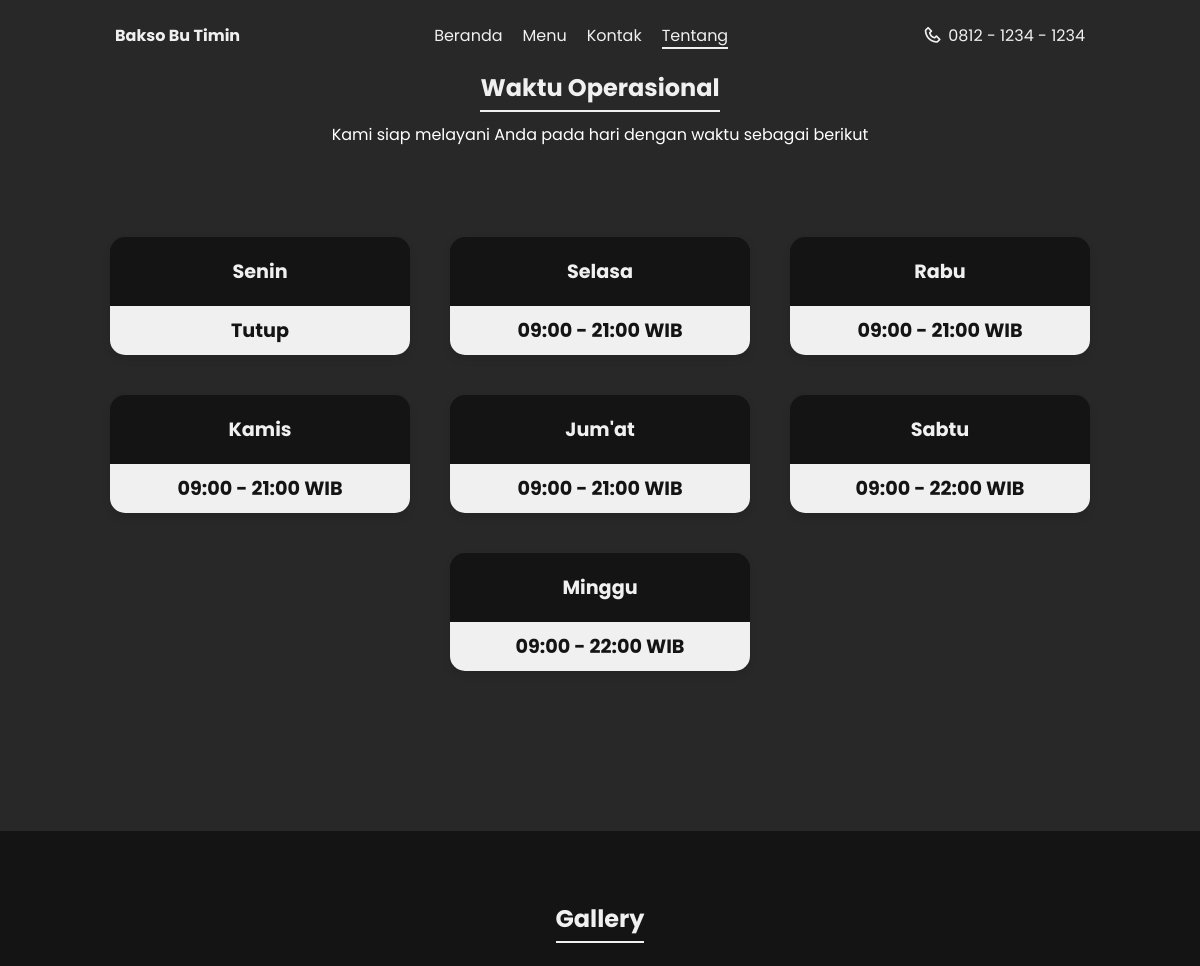
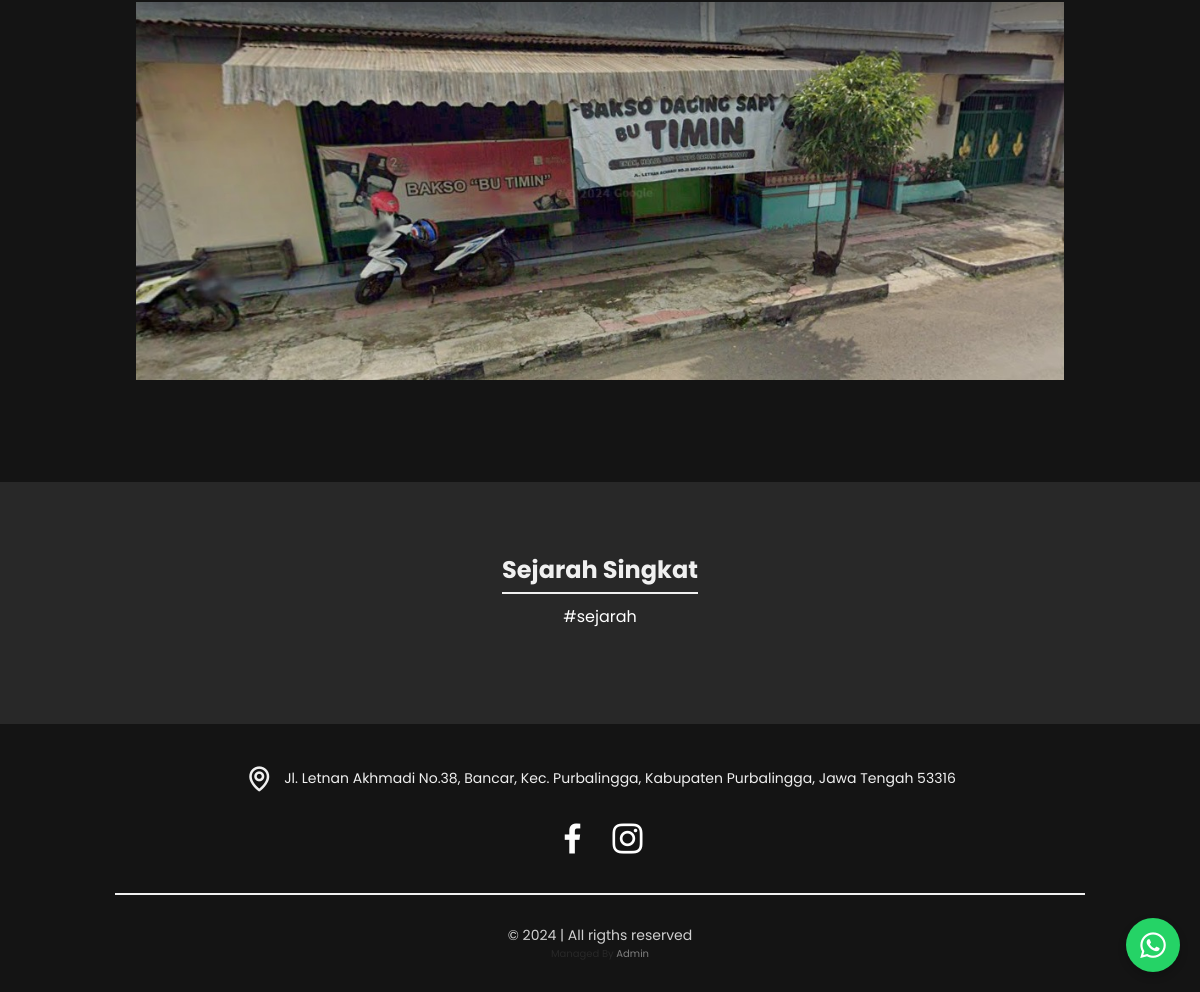
The app's page /tentang with its own data (2 pictures, top to bottom).
### tables this page shows
CREATE TABLE `info_web` (
  `id_info` int(11) NOT NULL,
  `nama_website` varchar(255) DEFAULT NULL,
  `whatsapp` varchar(20) DEFAULT NULL,
  `whatsapp_link` varchar(255) DEFAULT NULL,
  `facebook` varchar(255) DEFAULT NULL,
  `instagram` varchar(255) DEFAULT NULL,
  `alamat` varchar(255) DEFAULT NULL,
  `gmaps` text DEFAULT NULL,
  `shopeefood` varchar(255) DEFAULT NULL,
  `grabfood` varchar(255) DEFAULT NULL,
  `gofood` varchar(255) DEFAULT NULL,
  `sejarah` text DEFAULT NULL
);

CREATE TABLE `waktu_operasional` (
  `id` int(11) NOT NULL,
  `senin` varchar(50) DEFAULT NULL,
  `selasa` varchar(50) DEFAULT NULL,
  `rabu` varchar(50) DEFAULT NULL,
  `kamis` varchar(50) DEFAULT NULL,
  `jumat` varchar(50) DEFAULT NULL,
  `sabtu` varchar(50) DEFAULT NULL,
  `minggu` varchar(50) DEFAULT NULL
);

CREATE TABLE `cms_gallery` (
  `id` int(11) NOT NULL,
  `gambar` varchar(255) DEFAULT NULL
);

### page/tentang.php (the view, shortened to what this page needs)
<?php include 'template/header.php'; ?>
<?php
$sql = "SELECT * FROM waktu_operasional WHERE id = 1";
$result = $koneksi->query($sql);
if ($result->num_rows > 0) {
    $row = $result->fetch_assoc();
} else {
    $row = [];
}
?>
<?php
$sql = "SELECT * FROM cms_gallery";
$hasil = $koneksi->query($sql);
$menu_items = [];
if ($hasil->num_rows > 0) {
    while ($item = $hasil->fetch_assoc()) {
        $menu_items[] = $item;
    }
} else {
    echo "0 results";
}
?>
<main>
    <section class="section black1">
        <h1 class="garisbawah">Waktu Operasional</h1>
        <p class="penjelasan">Kami siap melayani Anda pada hari dengan waktu sebagai berikut</p>
        <div class="section card-container">
            <div class="card">
                <div class="card-hari">Senin</div>
                <div class="card-waktu"><?php echo isset($row['senin']) ? $row['senin'] : 'Data tidak tersedia'; ?></div>
            </div>
            <div class="card">
                <div class="card-hari">Selasa</div>
                <div class="card-waktu"><?php echo isset($row['selasa']) ? $row['selasa'] : 'Data tidak tersedia'; ?></div>
            </div>
            <div class="card">
                <div class="card-hari">Rabu</div>
                <div class="card-waktu"><?php echo isset($row['rabu']) ? $row['rabu'] : 'Data tidak tersedia'; ?></div>
            </div>
            <div class="card">
                <div class="card-hari">Kamis</div>
                <div class="card-waktu"><?php echo isset($row['kamis']) ? $row['kamis'] : 'Data tidak tersedia'; ?></div>
            </div>
            <div class="card">
                <div class="card-hari">Jum'at</div>
                <div class="card-waktu"><?php echo isset($row['jumat']) ? $row['jumat'] : 'Data tidak tersedia'; ?></div>
            </div>
            <div class="card">
                <div class="card-hari">Sabtu</div>
                <div class="card-waktu"><?php echo isset($row['sabtu']) ? $row['sabtu'] : 'Data tidak tersedia'; ?></div>
            </div>
            <div class="card">
                <div class="card-hari">Minggu</div>
                <div class="card-waktu"><?php echo isset($row['minggu']) ? $row['minggu'] : 'Data tidak tersedia'; ?></div>
            </div>
        </div>
    </section>
    <section class="section black2">
        <h1 class="garisbawah">Gallery</h1>
        <br>
        <?php foreach ($menu_items as $item) : ?>
            <div class="kartu" style="margin: 0 auto;">
                <img src="admin/<?php echo $item['gambar']; ?>" alt="gambar">
            </div>
            <br>
        <?php endforeach; ?>
    </section>
    <section class="section black1">
        <h1 class="garisbawah">Sejarah Singkat</h1>
        <p class="penjelasan"><?php echo $sejarah ?></p>
        <br>
    </section>
</main>
<?php include 'template/footer.php'; ?>

### page.php (shortened to what this page needs)
<?php
include "config/koneksi.php";
$sql = "SELECT * FROM info_web";
$result = $koneksi->query($sql);
if ($result->num_rows > 0) {
    $row = $result->fetch_assoc();
    $nama_website = $row['nama_website'];
    $whatsapp = $row['whatsapp'];
    $whatsapp_link = $row['whatsapp_link'];
    $facebook = $row['facebook'];
    $instagram = $row['instagram'];
    $alamat = $row['alamat'];
    $sejarah = $row['sejarah'];
}
if ($_GET['page'] == 'beranda') {
    include "page/beranda.php";
} else if ($_GET['page'] == 'menu') {
    include "page/menu.php";
} else if ($_GET['page'] == 'kontak') {
    include "page/kontak.php";
} else if ($_GET['page'] == 'tentang') {
    include "page/tentang.php";
}

### page/template/header.php (shortened to what this page needs)
<!DOCTYPE html>
<html lang="en">
<head>
    <link rel="stylesheet" href="page/css/swiper-bundle.min.css">
    <link rel="stylesheet" href="page/css/scrollreveal.min.js">
    <link href='https://unpkg.com/boxicons@2.1.2/css/boxicons.min.css' rel='stylesheet'>
    <link rel="stylesheet" href="page/css/style.css">
    <link rel="stylesheet" href="path/to/swiper-bundle.min.css">
<body>
    <header class="header">
        <nav class="nav container flex">
            <a href="#" class="logo-content flex">
                <span class="logo-text"><b><?php echo $nama_website; ?></b></span>
            </a>
            <div class="menu-content">
                <?php
                $page = isset($_GET['page']) ? $_GET['page'] : 'beranda';
                ?>
                <ul class="menu-list flex">
                    <li><a href="beranda" class="nav-link <?php echo $page == 'beranda' ? 'navaktif' : ''; ?>">Beranda</a></li>
                    <li><a href="menu" class="nav-link <?php echo $page == 'menu' ? 'navaktif' : ''; ?>">Menu</a></li>
                    <li><a href="kontak" class="nav-link <?php echo $page == 'kontak' ? 'navaktif' : ''; ?>">Kontak</a></li>
                    <li><a href="tentang" class="nav-link <?php echo $page == 'tentang' ? 'navaktif' : ''; ?>">Tentang</a></li>
                </ul>
            </div>
            <div class="contact-content flex">
                <i class='bx bx-phone phone-icon'></i>
                <a href="<?php echo $whatsapp_link; ?>">
                    <span class="phone-number"><?php echo $whatsapp; ?></span>
                </a>
            </div>
        </nav>
    </header>
    <div class="wa-widget">
        <div class="wa-icon" id="wa-icon">
            <i class='bx bxl-whatsapp' id="wa-icon-open"></i>
        </div>
    </div>
</body>
</head>

### page/template/footer.php (shortened to what this page needs)
<footer class="section footer">
    <div class="footer-location flex">
        <div class="tempat">
            <div class="location-text"><i class='bx bx-map map-icon'></i>
                <?php echo $alamat; ?>
            </div>
        </div>
    </div>
    <br>
    <div class="media-sosial">
        <a href="<?php echo $facebook; ?>" target="_blank" aria-label="Facebook">
            <i class='bx bxl-facebook'></i>
        </a>
        <a href="<?php echo $instagram; ?>" target="_blank" aria-label="Instagram">
            <i class='bx bxl-instagram'></i>
        </a>
    </div>
    <div class="footer-copyRight">&copy; <?php echo date('Y') ?> | All rigths reserved</div>
    <p class="admin">Managed By <a href="Admin" style="color:gray;">Admin</a> </p>
</footer>

### page/css/style.css (style rules this page uses)
html { font-size: 62.5%; scroll-behavior: smooth; }
:root { --body-font: 'Poppins', sans-serif; --big-font: 4rem; --h1-font: 3.6rem; --h2-font: 2.4rem; --h3-font: 2rem; --h4-font: 1.8rem; --normal-font: 1.6rem; --small-font: 1.4rem; --smaller-font: 1.3rem; --font-regular: 400; --font-medium: 500; --font-semi-bold: 600; --primary-color: #141414; --primary-color-hover: #282828; --text-color: #282828; --text-color-light: #f0f0f0; --border-color: #141414; --white-color: #f0f0f0; --section-bg: #141414; --z-overlay: 10; --z-fixed: 100; --tran-0-2: 0.2s; --tran-0-3: 0.3s; --tran-0-5: 0.5s; }
* { margin: 0; padding: 0; box-sizing: border-box; }
body { overflow-x: hidden; background-color: var(--white-color); }
body, button, input { font-family: var(--body-font); font-size: var(--normal-font); font-weight: var(--font-regular); color: var(--text-color); }
ul { list-style: none; }
a { text-decoration: none; }
img { width: 100%; height: 100%; object-fit: cover; }
.section { padding: 7rem 2rem; }
.container { max-width: 1030px; width: 100%; margin: 0 auto; padding: 0 3rem; }
.flex { display: flex; align-items: center; column-gap: 0.6rem; }
.header { position: fixed; top: 0; left: 0; height: 7rem; width: 100%; z-index: var(--z-fixed); transition: var(--tran-0-5); }
.nav { position: relative; height: 100%; align-items: center; justify-content: space-between; }
.logo-icon, .logo-text, .nav-link, .phone-icon, .phone-number { color: var(--white-color); }
.logo-icon, .phone-icon { font-size: 2rem; }
.menu-list { column-gap: 2rem; }
.nav-link { position: relative; text-transform: capitalize; }
.nav-link::before { content: ''; position: absolute; left: 50%; bottom: -8px; height: 6px; width: 6px; border-radius: 50%; transform: translateX(-50%); background-color: var(--white-color); opacity: 0; }
.footer { padding: 4rem 2rem 3rem; background-color: var(--section-bg); }
.footer .content-description, .footer .map-icon, .footer .location-text { color: var(--text-color-light); margin: 0 auto; text-align: center; }
.footer .content-description, .footer .location-text { text-align: center; margin: 0 auto; font-size: var(--small-font); }
.footer .map-icon { font-size: 3rem; margin-right: 1rem; }
.footer-copyRight { max-width: 970px; margin: 0 auto; text-align: center; padding-top: 3rem; margin-top: 3rem; font-size: var(--small-font); border-top: 2px solid var(--text-color-light); color: rgba(255, 255, 255, 0.8); ; }

### page/template/header.php (style rules this page uses)
.navaktif { border-bottom: 2px solid; }
.black1 { background-color: #282828; color: white; text-align: center; }
.black2 { background-color: #141414; color: white; text-align: right; }
.penjelasan { margin: 0 auto; min-width: 80%; width: 90%; }
.wa-widget { position: fixed; bottom: 20px; right: 20px; z-index: 1000; }
.wa-icon { background-color: #25D366; color: white; padding: 10px; border-radius: 50%; cursor: pointer; box-shadow: 0 4px 8px rgba(0, 0, 0, 0.2); display: flex; justify-content: center; align-items: center; font-size: 34px; }
.garisbawah { border-bottom: 2px solid #f0f0f0; padding-bottom: 5px; font-weight: bold; color: #f0f0f0; width: max-content; text-align: center; align-items: center; margin: 0 auto; }
.penjelasan { padding-top: 10px; }

### page/template/footer.php (style rules this page uses)
.tempat { display: flex; align-items: center; margin: 0 auto; max-width: 90%; }
.location-text { display: flex; align-items: center; }
.map-icon { margin-right: 8px; }
.admin { text-align: center; font-size: 1rem; }
.media-sosial { margin: 0 auto; display: flex; justify-content: center; gap: 15px; }
.media-sosial a { color: white; text-decoration: none; transition: transform 0.3s ease; }
.media-sosial i { font-size: 4rem; transition: transform 0.3s ease; }

### records on screen
info_web: nama_website "Bakso Bu Timin", whatsapp "0812 - 1234 - 1234", sejarah "#sejarah", alamat "Jl. Letnan Akhmadi No.38, Bancar, Kec. Purbalingga, Kabupaten Purbalingga, Jawa Tengah 53316"
waktu_operasional: senin "Tutup", selasa "09:00 - 21:00 WIB", rabu "09:00 - 21:00 WIB", kamis "09:00 - 21:00 WIB", jumat "09:00 - 21:00 WIB", sabtu "09:00 - 22:00 WIB", minggu "09:00 - 22:00 WIB"
cms_gallery: gambar (picture)
